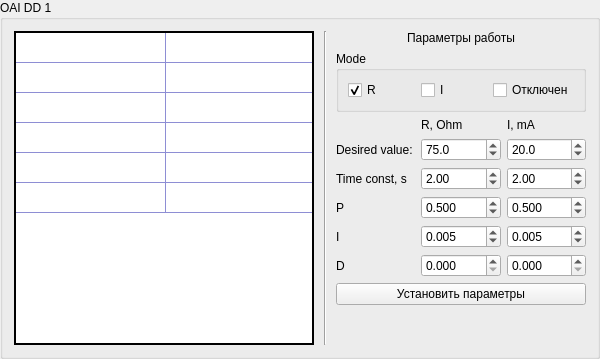
         <widget class="QGroupBox" name="groupBox">
          <property name="title">
           <string>OAI DD 1</string>
          </property>
          <layout class="QGridLayout" name="gridLayout_2">
           <item row="2" column="3">
            <spacer name="verticalSpacer_2">
             <property name="orientation">
              <enum>Qt::Vertical</enum>
             </property>
             <property name="sizeHint" stdset="0">
              <size>
               <width>20</width>
               <height>40</height>
              </size>
             </property>
            </spacer>
           </item>
           <item row="1" column="3">
            <layout class="QGridLayout" name="gridLayout_4">
             <item row="9" column="0">
              <widget class="QLabel" name="label_15">
               <property name="text">
                <string>D</string>
               </property>
              </widget>
             </item>
             <item row="5" column="1">
              <widget class="QDoubleSpinBox" name="desValueResOAIDD1SpinBox">
               <property name="decimals">
                <number>1</number>
               </property>
               <property name="maximum">
                <double>350.000000000000000</double>
               </property>
               <property name="value">
                <double>75.000000000000000</double>
               </property>
              </widget>
             </item>
             <item row="5" column="0">
              <widget class="QLabel" name="label_2">
               <property name="text">
                <string>Desired value:</string>
               </property>
              </widget>
             </item>
             <item row="9" column="1">
              <widget class="QDoubleSpinBox" name="piDResOAIDD1SpinBox">
               <property name="decimals">
                <number>3</number>
               </property>
              </widget>
             </item>
             <item row="5" column="2">
              <widget class="QDoubleSpinBox" name="desValueCurrOAIDD1SpinBox">
               <property name="decimals">
                <number>1</number>
               </property>
               <property name="maximum">
                <double>50.000000000000000</double>
               </property>
               <property name="value">
                <double>20.000000000000000</double>
               </property>
              </widget>
             </item>
             <item row="7" column="0">
              <widget class="QLabel" name="label_6">
               <property name="text">
                <string>P</string>
               </property>
              </widget>
             </item>
             <item row="6" column="0">
              <widget class="QLabel" name="label_4">
               <property name="text">
                <string>Time const, s</string>
               </property>
              </widget>
             </item>
             <item row="7" column="1">
              <widget class="QDoubleSpinBox" name="PidResOAIDD1SpinBox">
               <property name="decimals">
                <number>3</number>
               </property>
               <property name="value">
                <double>0.500000000000000</double>
               </property>
              </widget>
             </item>
             <item row="6" column="1">
              <widget class="QDoubleSpinBox" name="constTimeResOAIDD1SpinBox">
               <property name="value">
                <double>2.000000000000000</double>
               </property>
              </widget>
             </item>
             <item row="3" column="0" colspan="3">
              <widget class="QGroupBox" name="groupBox_3">
               <property name="title">
                <string>Mode</string>
               </property>
               <layout class="QGridLayout" name="gridLayout_5">
                <item row="0" column="0">
                 <widget class="QCheckBox" name="modeResOAIDD1CheckBox">
                  <property name="text">
                   <string>R</string>
                  </property>
                  <property name="checked">
                   <bool>true</bool>
                  </property>
                  <attribute name="buttonGroup">
                   <string notr="true">buttonGroup</string>
                  </attribute>
                 </widget>
                </item>
                <item row="0" column="1">
                 <widget class="QCheckBox" name="modeCurrOAIDD1CheckBox">
                  <property name="text">
                   <string>I</string>
                  </property>
                  <attribute name="buttonGroup">
                   <string notr="true">buttonGroup</string>
                  </attribute>
                 </widget>
                </item>
                <item row="0" column="2">
                 <widget class="QCheckBox" name="modeOffOAIDD1CheckBox">
                  <property name="text">
                   <string>Отключен</string>
                  </property>
                  <attribute name="buttonGroup">
                   <string notr="true">buttonGroup</string>
                  </attribute>
                 </widget>
                </item>
               </layout>
              </widget>
             </item>
             <item row="2" column="0" colspan="3">
              <widget class="QLabel" name="label">
               <property name="text">
                <string>Параметры работы</string>
               </property>
               <property name="alignment">
                <set>Qt::AlignCenter</set>
               </property>
              </widget>
             </item>
             <item row="6" column="2">
              <widget class="QDoubleSpinBox" name="constTimeCurrOAIDD1SpinBox">
               <property name="value">
                <double>2.000000000000000</double>
               </property>
              </widget>
             </item>
             <item row="4" column="1">
              <widget class="QLabel" name="label_3">
               <property name="text">
                <string>R, Ohm</string>
               </property>
              </widget>
             </item>
             <item row="7" column="2">
              <widget class="QDoubleSpinBox" name="PidCurrOAIDD1SpinBox">
               <property name="decimals">
                <number>3</number>
               </property>
               <property name="value">
                <double>0.500000000000000</double>
               </property>
              </widget>
             </item>
             <item row="4" column="2">
              <widget class="QLabel" name="label_5">
               <property name="text">
                <string>I, mA</string>
               </property>
              </widget>
             </item>
             <item row="9" column="2">
              <widget class="QDoubleSpinBox" name="piDCurrOAIDD1SpinBox">
               <property name="decimals">
                <number>3</number>
               </property>
              </widget>
             </item>
             <item row="11" column="0" colspan="3">
              <widget class="QPushButton" name="setParamOAIDD1PushButton">
               <property name="minimumSize">
                <size>
                 <width>250</width>
                 <height>0</height>
                </size>
               </property>
               <property name="text">
                <string>Установить параметры</string>
               </property>
              </widget>
             </item>
             <item row="8" column="0">
              <widget class="QLabel" name="label_13">
               <property name="text">
                <string>I</string>
               </property>
              </widget>
             </item>
             <item row="8" column="1">
              <widget class="QDoubleSpinBox" name="pIdResOAIDD1SpinBox">
               <property name="decimals">
                <number>3</number>
               </property>
               <property name="singleStep">
                <double>0.010000000000000</double>
               </property>
               <property name="value">
                <double>0.005000000000000</double>
               </property>
              </widget>
             </item>
             <item row="8" column="2">
              <widget class="QDoubleSpinBox" name="pIdCurrOAIDD1SpinBox">
               <property name="decimals">
                <number>3</number>
               </property>
               <property name="singleStep">
                <double>0.010000000000000</double>
               </property>
               <property name="value">
                <double>0.005000000000000</double>
               </property>
              </widget>
             </item>
            </layout>
           </item>
           <item row="1" column="0" rowspan="2" colspan="2">
            <widget class="QTableWidget" name="dataOAIDD1TableWidget">
             <property name="minimumSize">
              <size>
               <width>300</width>
               <height>0</height>
              </size>
             </property>
             <property name="palette">
              <palette>
               <active>
                <colorrole role="WindowText">
                 <brush brushstyle="SolidPattern">
                  <color alpha="255">
                   <red>0</red>
                   <green>0</green>
                   <blue>0</blue>
                  </color>
                 </brush>
                </colorrole>
                <colorrole role="Button">
                 <brush brushstyle="SolidPattern">
                  <color alpha="255">
                   <red>170</red>
                   <green>170</green>
                   <blue>255</blue>
                  </color>
                 </brush>
                </colorrole>
                <colorrole role="Light">
                 <brush brushstyle="SolidPattern">
                  <color alpha="255">
                   <red>255</red>
                   <green>255</green>
                   <blue>255</blue>
                  </color>
                 </brush>
                </colorrole>
                <colorrole role="Midlight">
                 <brush brushstyle="SolidPattern">
                  <color alpha="255">
                   <red>212</red>
                   <green>212</green>
                   <blue>255</blue>
                  </color>
                 </brush>
                </colorrole>
                <colorrole role="Dark">
                 <brush brushstyle="SolidPattern">
                  <color alpha="255">
                   <red>85</red>
                   <green>85</green>
                   <blue>127</blue>
                  </color>
                 </brush>
                </colorrole>
                <colorrole role="Mid">
                 <brush brushstyle="SolidPattern">
                  <color alpha="255">
                   <red>113</red>
                   <green>113</green>
                   <blue>170</blue>
                  </color>
                 </brush>
                </colorrole>
                <colorrole role="Text">
                 <brush brushstyle="SolidPattern">
                  <color alpha="255">
                   <red>0</red>
                   <green>0</green>
                   <blue>0</blue>
                  </color>
                 </brush>
                </colorrole>
                <colorrole role="BrightText">
                 <brush brushstyle="SolidPattern">
                  <color alpha="255">
                   <red>255</red>
                   <green>255</green>
                   <blue>255</blue>
                  </color>
                 </brush>
                </colorrole>
                <colorrole role="ButtonText">
                 <brush brushstyle="SolidPattern">
                  <color alpha="255">
                   <red>0</red>
                   <green>0</green>
                   <blue>0</blue>
                  </color>
                 </brush>
                </colorrole>
                <colorrole role="Base">
                 <brush brushstyle="SolidPattern">
                  <color alpha="255">
                   <red>255</red>
                   <green>255</green>
                   <blue>255</blue>
                  </color>
                 </brush>
                </colorrole>
                <colorrole role="Window">
                 <brush brushstyle="SolidPattern">
                  <color alpha="255">
                   <red>170</red>
                   <green>170</green>
                   <blue>255</blue>
                  </color>
                 </brush>
                </colorrole>
                <colorrole role="Shadow">
                 <brush brushstyle="SolidPattern">
                  <color alpha="255">
                   <red>0</red>
                   <green>0</green>
                   <blue>0</blue>
                  </color>
                 </brush>
                </colorrole>
                <colorrole role="AlternateBase">
                 <brush brushstyle="SolidPattern">
                  <color alpha="255">
                   <red>212</red>
                   <green>212</green>
                   <blue>255</blue>
                  </color>
                 </brush>
                </colorrole>
                <colorrole role="ToolTipBase">
                 <brush brushstyle="SolidPattern">
                  <color alpha="255">
                   <red>255</red>
                   <green>255</green>
                   <blue>220</blue>
                  </color>
                 </brush>
                </colorrole>
                <colorrole role="ToolTipText">
                 <brush brushstyle="SolidPattern">
                  <color alpha="255">
                   <red>0</red>
                   <green>0</green>
                   <blue>0</blue>
                  </color>
                 </brush>
                </colorrole>
               </active>
               <inactive>
                <colorrole role="WindowText">
                 <brush brushstyle="SolidPattern">
                  <color alpha="255">
                   <red>0</red>
                   <green>0</green>
                   <blue>0</blue>
                  </color>
                 </brush>
                </colorrole>
                <colorrole role="Button">
                 <brush brushstyle="SolidPattern">
                  <color alpha="255">
                   <red>170</red>
                   <green>170</green>
                   <blue>255</blue>
                  </color>
                 </brush>
                </colorrole>
                <colorrole role="Light">
                 <brush brushstyle="SolidPattern">
                  <color alpha="255">
                   <red>255</red>
                   <green>255</green>
                   <blue>255</blue>
                  </color>
                 </brush>
                </colorrole>
                <colorrole role="Midlight">
                 <brush brushstyle="SolidPattern">
                  <color alpha="255">
                   <red>212</red>
                   <green>212</green>
                   <blue>255</blue>
                  </color>
                 </brush>
                </colorrole>
                <colorrole role="Dark">
                 <brush brushstyle="SolidPattern">
                  <color alpha="255">
                   <red>85</red>
                   <green>85</green>
                   <blue>127</blue>
                  </color>
                 </brush>
                </colorrole>
                <colorrole role="Mid">
                 <brush brushstyle="SolidPattern">
                  <color alpha="255">
                   <red>113</red>
                   <green>113</green>
                   <blue>170</blue>
                  </color>
                 </brush>
                </colorrole>
                <colorrole role="Text">
                 <brush brushstyle="SolidPattern">
                  <color alpha="255">
                   <red>0</red>
                   <green>0</green>
                   <blue>0</blue>
                  </color>
                 </brush>
                </colorrole>
                <colorrole role="BrightText">
                 <brush brushstyle="SolidPattern">
                  <color alpha="255">
                   <red>255</red>
                   <green>255</green>
                   <blue>255</blue>
                  </color>
                 </brush>
                </colorrole>
                <colorrole role="ButtonText">
                 <brush brushstyle="SolidPattern">
                  <color alpha="255">
                   <red>0</red>
                   <green>0</green>
                   <blue>0</blue>
                  </color>
                 </brush>
                </colorrole>
                <colorrole role="Base">
                 <brush brushstyle="SolidPattern">
                  <color alpha="255">
                   <red>255</red>
                   <green>255</green>
                   <blue>255</blue>
                  </color>
                 </brush>
                </colorrole>
                <colorrole role="Window">
                 <brush brushstyle="SolidPattern">
                  <color alpha="255">
                   <red>170</red>
                   <green>170</green>
                   <blue>255</blue>
                  </color>
                 </brush>
                </colorrole>
                <colorrole role="Shadow">
                 <brush brushstyle="SolidPattern">
                  <color alpha="255">
                   <red>0</red>
                   <green>0</green>
                   <blue>0</blue>
                  </color>
                 </brush>
                </colorrole>
                <colorrole role="AlternateBase">
                 <brush brushstyle="SolidPattern">
                  <color alpha="255">
                   <red>212</red>
                   <green>212</green>
                   <blue>255</blue>
                  </color>
                 </brush>
                </colorrole>
                <colorrole role="ToolTipBase">
                 <brush brushstyle="SolidPattern">
                  <color alpha="255">
                   <red>255</red>
                   <green>255</green>
                   <blue>220</blue>
                  </color>
                 </brush>
                </colorrole>
                <colorrole role="ToolTipText">
                 <brush brushstyle="SolidPattern">
                  <color alpha="255">
                   <red>0</red>
                   <green>0</green>
                   <blue>0</blue>
                  </color>
                 </brush>
                </colorrole>
               </inactive>
               <disabled>
                <colorrole role="WindowText">
                 <brush brushstyle="SolidPattern">
                  <color alpha="255">
                   <red>85</red>
                   <green>85</green>
                   <blue>127</blue>
                  </color>
                 </brush>
                </colorrole>
                <colorrole role="Button">
                 <brush brushstyle="SolidPattern">
                  <color alpha="255">
                   <red>170</red>
                   <green>170</green>
                   <blue>255</blue>
                  </color>
                 </brush>
                </colorrole>
                <colorrole role="Light">
                 <brush brushstyle="SolidPattern">
                  <color alpha="255">
                   <red>255</red>
                   <green>255</green>
                   <blue>255</blue>
                  </color>
                 </brush>
                </colorrole>
                <colorrole role="Midlight">
                 <brush brushstyle="SolidPattern">
                  <color alpha="255">
                   <red>212</red>
                   <green>212</green>
                   <blue>255</blue>
                  </color>
                 </brush>
                </colorrole>
                <colorrole role="Dark">
                 <brush brushstyle="SolidPattern">
                  <color alpha="255">
                   <red>85</red>
                   <green>85</green>
                   <blue>127</blue>
                  </color>
                 </brush>
                </colorrole>
                <colorrole role="Mid">
                 <brush brushstyle="SolidPattern">
                  <color alpha="255">
                   <red>113</red>
                   <green>113</green>
                   <blue>170</blue>
                  </color>
                 </brush>
                </colorrole>
                <colorrole role="Text">
                 <brush brushstyle="SolidPattern">
                  <color alpha="255">
                   <red>85</red>
                   <green>85</green>
                   <blue>127</blue>
                  </color>
                 </brush>
                </colorrole>
                <colorrole role="BrightText">
                 <brush brushstyle="SolidPattern">
                  <color alpha="255">
                   <red>255</red>
                   <green>255</green>
                   <blue>255</blue>
                  </color>
                 </brush>
                </colorrole>
                <colorrole role="ButtonText">
                 <brush brushstyle="SolidPattern">
                  <color alpha="255">
                   <red>85</red>
                   <green>85</green>
                   <blue>127</blue>
                  </color>
                 </brush>
                </colorrole>
                <colorrole role="Base">
                 <brush brushstyle="SolidPattern">
                  <color alpha="255">
                   <red>170</red>
                   <green>170</green>
                   <blue>255</blue>
                  </color>
                 </brush>
                </colorrole>
                <colorrole role="Window">
                 <brush brushstyle="SolidPattern">
                  <color alpha="255">
                   <red>170</red>
                   <green>170</green>
                   <blue>255</blue>
                  </color>
                 </brush>
                </colorrole>
                <colorrole role="Shadow">
                 <brush brushstyle="SolidPattern">
                  <color alpha="255">
                   <red>0</red>
                   <green>0</green>
                   <blue>0</blue>
                  </color>
                 </brush>
                </colorrole>
                <colorrole role="AlternateBase">
                 <brush brushstyle="SolidPattern">
                  <color alpha="255">
                   <red>170</red>
                   <green>170</green>
                   <blue>255</blue>
                  </color>
                 </brush>
                </colorrole>
                <colorrole role="ToolTipBase">
                 <brush brushstyle="SolidPattern">
                  <color alpha="255">
                   <red>255</red>
                   <green>255</green>
                   <blue>220</blue>
                  </color>
                 </brush>
                </colorrole>
                <colorrole role="ToolTipText">
                 <brush brushstyle="SolidPattern">
                  <color alpha="255">
                   <red>0</red>
                   <green>0</green>
                   <blue>0</blue>
                  </color>
                 </brush>
                </colorrole>
               </disabled>
              </palette>
             </property>
             <property name="autoFillBackground">
              <bool>false</bool>
             </property>
             <property name="frameShape">
              <enum>QFrame::Box</enum>
             </property>
             <property name="frameShadow">
              <enum>QFrame::Plain</enum>
             </property>
             <property name="lineWidth">
              <number>2</number>
             </property>
             <property name="midLineWidth">
              <number>1</number>
             </property>
             <property name="horizontalScrollBarPolicy">
              <enum>Qt::ScrollBarAlwaysOff</enum>
             </property>
             <property name="rowCount">
              <number>6</number>
             </property>
             <property name="columnCount">
              <number>2</number>
             </property>
             <attribute name="horizontalHeaderVisible">
              <bool>false</bool>
             </attribute>
             <attribute name="horizontalHeaderDefaultSectionSize">
              <number>150</number>
             </attribute>
             <attribute name="horizontalHeaderHighlightSections">
              <bool>true</bool>
             </attribute>
             <attribute name="horizontalHeaderMinimumSectionSize">
              <number>150</number>
             </attribute>
             <attribute name="horizontalHeaderShowSortIndicator" stdset="0">
              <bool>false</bool>
             </attribute>
             <attribute name="horizontalHeaderStretchLastSection">
              <bool>true</bool>
             </attribute>
             <attribute name="verticalHeaderVisible">
              <bool>false</bool>
             </attribute>
             <attribute name="verticalHeaderCascadingSectionResizes">
              <bool>false</bool>
             </attribute>
             <attribute name="verticalHeaderDefaultSectionSize">
              <number>30</number>
             </attribute>
             <attribute name="verticalHeaderMinimumSectionSize">
              <number>30</number>
             </attribute>
             <attribute name="verticalHeaderStretchLastSection">
              <bool>false</bool>
             </attribute>
             <row/>
             <row/>
             <row/>
             <row/>
             <row/>
             <row/>
             <column/>
             <column/>
            </widget>
           </item>
           <item row="1" column="2" rowspan="2">
            <widget class="Line" name="line">
             <property name="minimumSize">
              <size>
               <width>10</width>
               <height>0</height>
              </size>
             </property>
             <property name="orientation">
              <enum>Qt::Vertical</enum>
             </property>
            </widget>
           </item>
          </layout>
         </widget>
